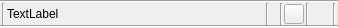
<?xml version="1.0" encoding="UTF-8"?>
<ui version="4.0">
 <class>wgCacheNode</class>
 <widget class="QWidget" name="wgCacheNode">
  <property name="geometry">
   <rect>
    <x>0</x>
    <y>0</y>
    <width>338</width>
    <height>28</height>
   </rect>
  </property>
  <property name="windowTitle">
   <string>Cache Node</string>
  </property>
  <layout class="QGridLayout" name="gridLayout">
   <property name="margin">
    <number>0</number>
   </property>
   <property name="spacing">
    <number>0</number>
   </property>
   <item row="0" column="0">
    <widget class="Line" name="line_6">
     <property name="orientation">
      <enum>Qt::Horizontal</enum>
     </property>
    </widget>
   </item>
   <item row="1" column="0">
    <layout class="QHBoxLayout" name="hlCacheNode">
     <property name="spacing">
      <number>2</number>
     </property>
     <property name="leftMargin">
      <number>2</number>
     </property>
     <property name="topMargin">
      <number>0</number>
     </property>
     <property name="rightMargin">
      <number>2</number>
     </property>
     <property name="bottomMargin">
      <number>0</number>
     </property>
     <item>
      <widget class="Line" name="line">
       <property name="orientation">
        <enum>Qt::Vertical</enum>
       </property>
      </widget>
     </item>
     <item>
      <widget class="QLabel" name="lCacheFile">
       <property name="text">
        <string>TextLabel</string>
       </property>
      </widget>
     </item>
     <item>
      <spacer name="horizontalSpacer">
       <property name="orientation">
        <enum>Qt::Horizontal</enum>
       </property>
       <property name="sizeHint" stdset="0">
        <size>
         <width>40</width>
         <height>20</height>
        </size>
       </property>
      </spacer>
     </item>
     <item>
      <widget class="Line" name="line_3">
       <property name="orientation">
        <enum>Qt::Vertical</enum>
       </property>
      </widget>
     </item>
     <item>
      <widget class="QLabel" name="lCacheAttr">
       <property name="font">
        <font>
         <weight>75</weight>
         <bold>true</bold>
        </font>
       </property>
       <property name="text">
        <string/>
       </property>
      </widget>
     </item>
     <item>
      <widget class="Line" name="line_4">
       <property name="maximumSize">
        <size>
         <width>2</width>
         <height>16777215</height>
        </size>
       </property>
       <property name="orientation">
        <enum>Qt::Vertical</enum>
       </property>
      </widget>
     </item>
     <item>
      <widget class="QPushButton" name="pbCacheType">
       <property name="maximumSize">
        <size>
         <width>20</width>
         <height>20</height>
        </size>
       </property>
       <property name="text">
        <string/>
       </property>
       <property name="iconSize">
        <size>
         <width>18</width>
         <height>18</height>
        </size>
       </property>
       <property name="checkable">
        <bool>false</bool>
       </property>
       <property name="flat">
        <bool>false</bool>
       </property>
      </widget>
     </item>
     <item>
      <widget class="Line" name="line_5">
       <property name="orientation">
        <enum>Qt::Vertical</enum>
       </property>
      </widget>
     </item>
     <item>
      <widget class="QPushButton" name="pbCacheOk">
       <property name="maximumSize">
        <size>
         <width>20</width>
         <height>20</height>
        </size>
       </property>
       <property name="text">
        <string/>
       </property>
       <property name="iconSize">
        <size>
         <width>18</width>
         <height>18</height>
        </size>
       </property>
       <property name="checkable">
        <bool>true</bool>
       </property>
       <property name="flat">
        <bool>true</bool>
       </property>
      </widget>
     </item>
     <item>
      <widget class="Line" name="line_2">
       <property name="orientation">
        <enum>Qt::Vertical</enum>
       </property>
      </widget>
     </item>
    </layout>
   </item>
   <item row="2" column="0">
    <widget class="Line" name="line_7">
     <property name="orientation">
      <enum>Qt::Horizontal</enum>
     </property>
    </widget>
   </item>
  </layout>
 </widget>
 <resources/>
 <connections/>
</ui>
